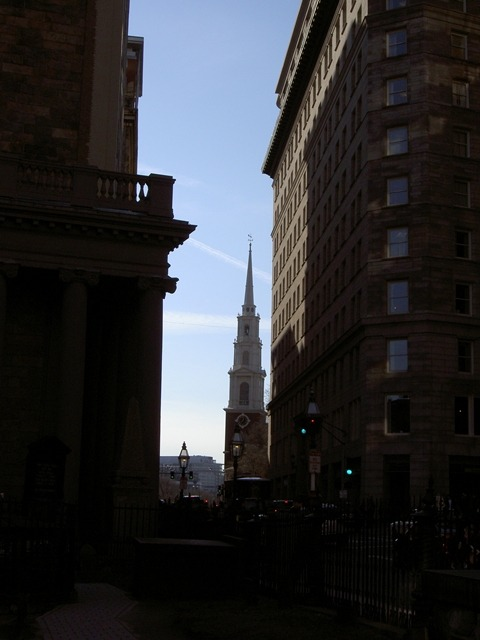
#> input picture app/examples/dicm_20.jpg, 480 x 640 px; its folder holds only this picture in this run
$ python -i analysis.py   (imports and definitions only)
#> lines starting #> are read from the running program, lines starting #| are printed output that depends on the picture
#> further down, picture is the input picture: shape (640, 480, 3); mean B, G, R 50.2, 47.4, 46.7
"""Image analyzer: measures the input and maps the measurements to enhancement parameters.

This is what makes the pipeline adaptive (no fixed parameters): every classical stage and the
controller read their settings from :class:`Params`, computed per image from :class:`Stats`.
"""

from __future__ import annotations

from dataclasses import asdict, dataclass

import cv2
import numpy as np

LUMA = np.array([0.299, 0.587, 0.114], dtype=np.float32)


def luma(img: np.ndarray) -> np.ndarray:
    return img @ LUMA
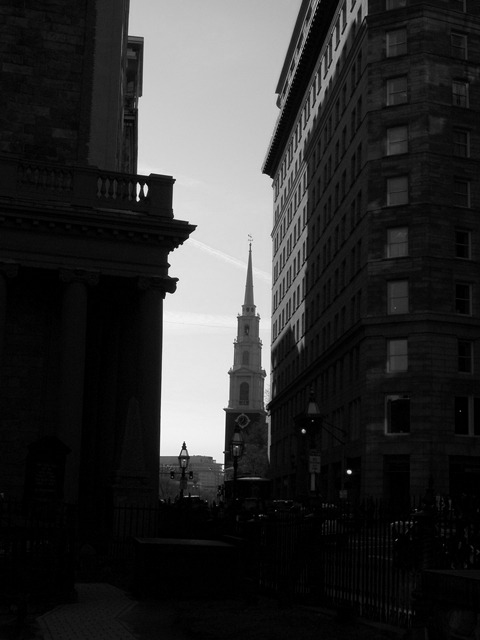
#> returned value: shape (640, 480) float32; min 0, max 255, mean 48.2


def noise_sigma(gray: np.ndarray) -> float:
    """Immerkaer (1996) fast noise estimate on a [0,1] gray image (returns sigma in [0,1] units).

    Uses the Laplacian-difference kernel, which cancels image structure up to 2nd order.
    """
    h, w = gray.shape
    if h < 3 or w < 3:
        return 0.0
    k = np.array([[1, -2, 1], [-2, 4, -2], [1, -2, 1]], dtype=np.float32)
    conv = cv2.filter2D(gray.astype(np.float32), -1, k, borderType=cv2.BORDER_REFLECT)
    s = np.abs(conv[1:-1, 1:-1]).sum()
    return float(s * np.sqrt(0.5 * np.pi) / (6.0 * (w - 2) * (h - 2)))


@dataclass
class Stats:
    mean_luma: float          # global brightness
    median_luma: float
    dark_frac: float          # fraction of pixels with luma < 0.1
    highlight_frac: float     # fraction of pixels with luma > 0.95 (lamps, signs)
    noise_sigma: float        # Immerkaer estimate on the raw input
    rel_noise: float          # noise relative to brightness (what gets amplified)
    cast: tuple               # per-channel mean / gray mean (colour cast)
    cast_strength: float      # max |channel ratio - 1|
    nonuniformity: float      # std/mean of a heavily blurred luma map (uneven lighting)
    width: int
    height: int

    def to_dict(self):
        return asdict(self)


@dataclass
class Params:
    is_low_light: bool
    target_mean: float        # desired output mean luma
    retinex_gamma: float      # illumination compression; smaller = stronger lift
    gain_floor: float         # bounds max per-pixel gain (1 / floor)
    clahe_clip: float
    denoise_strength: float   # 0 = off, 1 = strong
    wb_strength: float        # 0 = no white balance, 1 = full gray-world
    highlight_protect: float  # 0..1 how strongly to keep bright regions
    dl_weight_hint: float     # prior preference for the network output in the controller

    def to_dict(self):
        return asdict(self)


def analyze(img: np.ndarray) -> Stats:
    y = luma(img)
    h, w = y.shape
#> h = 640; w = 480
    small = cv2.resize(y, (max(8, w // 8), max(8, h // 8)), interpolation=cv2.INTER_AREA)
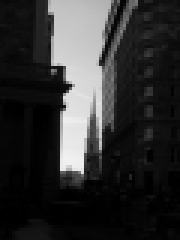
#> small: shape (80, 60) float32 (shown 3 times larger); min 0, max 241.2, mean 48.2
    blur = cv2.GaussianBlur(small, (0, 0), sigmaX=max(2.0, min(small.shape) / 8))
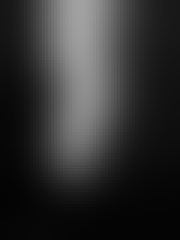
#> blur: shape (80, 60) float32 (shown 3 times larger); min 3.72, max 161.5, mean 48.2
    means = img.reshape(-1, 3).mean(axis=0)
#> means = [50.21, 47.41, 46.75]
    gray_mean = float(means.mean()) + 1e-6
#> gray_mean = 48.12
    cast = tuple(float(m / gray_mean) for m in means)
#> cast = (1.04, 0.985, 0.971)
    sigma = noise_sigma(y)
#> in noise_sigma, `conv = cv2.filter2D(gray.astype(np.float32), -1, k, borderType=cv2.BOR..`:
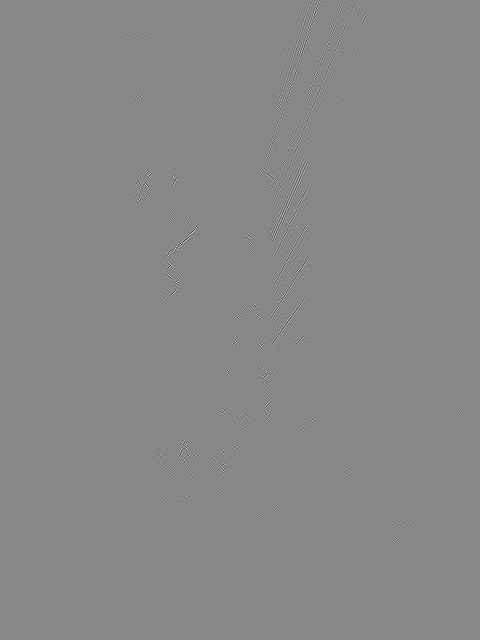
#> conv: shape (640, 480) float32; min -399.7, max 354.1, mean 0; drawn with min black and max white
#> in noise_sigma, `s = np.abs(conv[1:-1, 1:-1]).sum()`: s = 1509933
#> sigma = 1.03
    mean_l = float(y.mean())
#> mean_l = 48.17
    return Stats(
        mean_luma=mean_l,
        median_luma=float(np.median(y)),
        dark_frac=float((y < 0.1).mean()),
        highlight_frac=float((y > 0.95).mean()),
        noise_sigma=sigma,
        rel_noise=float(sigma / max(mean_l, 1e-3)),
        cast=cast,
        cast_strength=float(max(abs(c - 1.0) for c in cast)),
        nonuniformity=float(blur.std() / (blur.mean() + 1e-3)),
        width=w,
        height=h,
    )


def _lerp(a, b, t):
    return a + (b - a) * float(np.clip(t, 0.0, 1.0))


def choose_params(s: Stats) -> Params:
    """Map measurements to parameters. Thresholds were set on LOL train/val, never on test."""
    is_low = s.mean_luma < 0.35 or s.dark_frac > 0.5
    darkness = np.clip((0.35 - s.mean_luma) / 0.33, 0.0, 1.0)  # 0 = normal, 1 = near black
    gamma = _lerp(0.85, 0.45, darkness) if is_low else 0.95
    gamma = min(0.95, gamma + 0.1 * np.clip(s.nonuniformity - 0.6, 0, 1))  # keep relief
    denoise = np.clip((s.rel_noise - 0.02) / 0.10, 0.0, 1.0)
    return Params(
        is_low_light=bool(is_low),
        target_mean=0.45 if is_low else max(s.mean_luma, 0.4),
        retinex_gamma=float(gamma),
        gain_floor=float(_lerp(0.08, 0.025, darkness)),
        clahe_clip=float(_lerp(2.5, 1.5, denoise)),  # less local contrast when noisy
        denoise_strength=float(denoise),
        wb_strength=float(np.clip((s.cast_strength - 0.05) / 0.25, 0.0, 0.8)),
        # the spatial mask in protect_highlights localises the effect, so even a tiny lamp
        # gets full protection (networks trained on LOL hallucinate colour in clipped sources)
        # strongest for small clipped sources (lamps, signs); large clipped areas (sky,
        # windows) are left to the network. Thresholds checked on val_b.
        highlight_protect=float(np.clip((0.08 - s.highlight_frac) / 0.05, 0.0, 1.0))
        if s.highlight_frac > 1e-5 else 0.0,
        dl_weight_hint=float(1.0 if is_low else 0.3),
    )

>>> import cv2
>>> picture = cv2.imread('../../app/examples/dicm_20.jpg')
>>> result = analyze(picture)

$ run again, on app/examples/lime_1.jpg
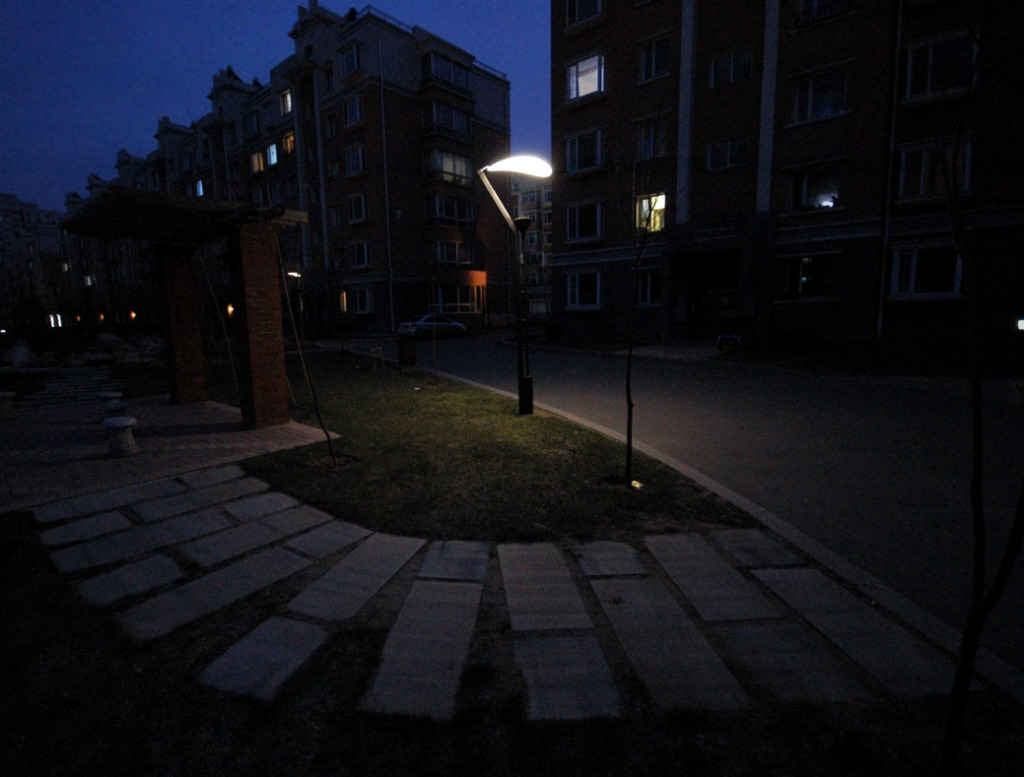
#> input picture app/examples/lime_1.jpg, 1024 x 777 px
#> picture is the input picture: shape (777, 1024, 3); mean B, G, R 24.8, 17.9, 16.8
#> in luma, `return img @ LUMA`:
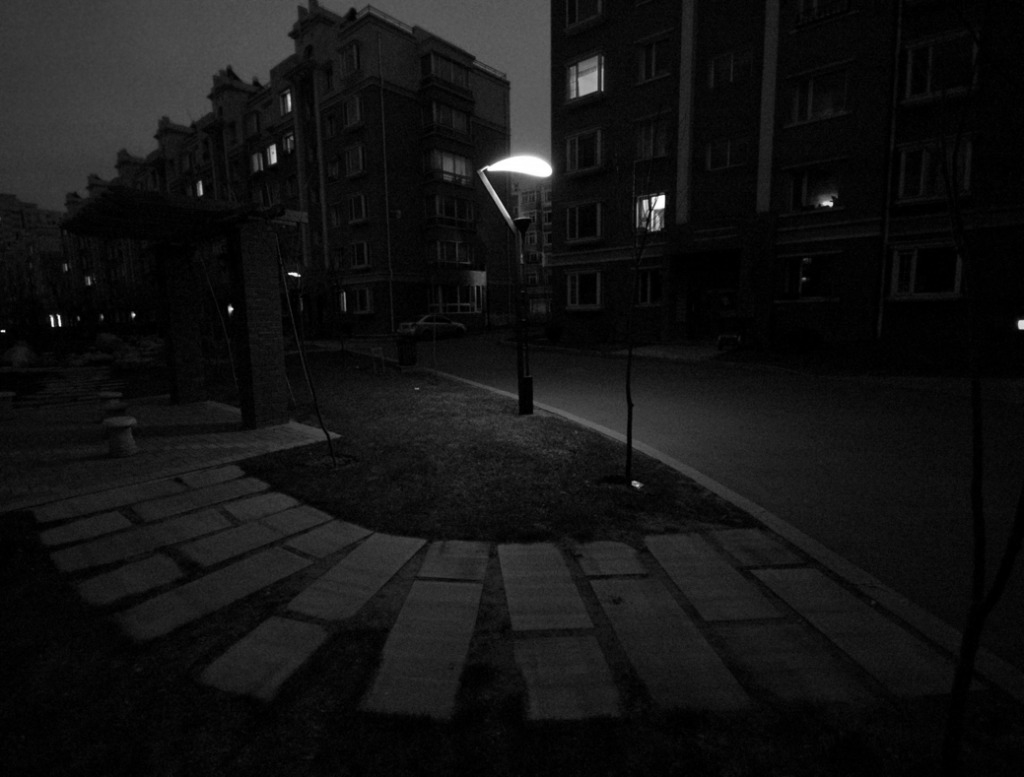
#> returned value: shape (777, 1024) float32; min 0, max 255, mean 19.8
#> in analyze, `blur = cv2.GaussianBlur(small, (0, 0), sigmaX=max(2.0, min(small.shape..`:
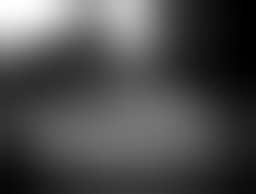
#> blur: shape (97, 128) float32 (shown 2 times larger); min 4.59, max 55.46, mean 19.8; drawn with min black and max white
#> means = [24.79, 17.87, 16.8]
#> gray_mean = 19.82
#> cast = (1.25, 0.902, 0.848)
#> s = 2322135.8
#> sigma = 0.612
#> mean_l = 19.82

$ run again, on app/examples/mef_2.jpg
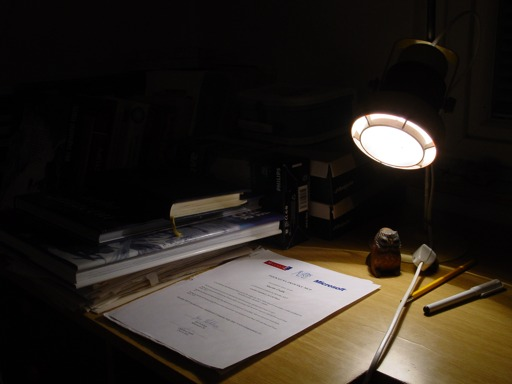
#> input picture app/examples/mef_2.jpg, 512 x 384 px
#> picture is the input picture: shape (384, 512, 3); mean B, G, R 31.2, 38, 44
#> in luma, `return img @ LUMA`:
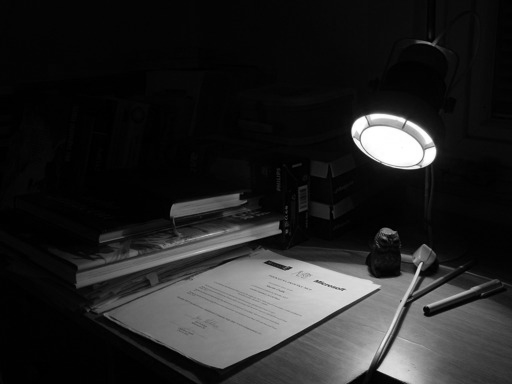
#> returned value: shape (384, 512) float32; min 0, max 255, mean 36.6
#> in analyze, `blur = cv2.GaussianBlur(small, (0, 0), sigmaX=max(2.0, min(small.shape..`:
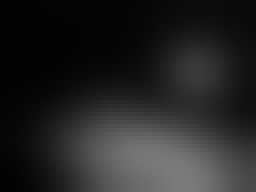
#> blur: shape (48, 64) float32 (shown 4 times larger); min 2.91, max 123.9, mean 37.1
#> means = [31.22, 37.98, 43.99]
#> gray_mean = 37.73
#> cast = (0.828, 1.01, 1.17)
#> s = 842356.8
#> sigma = 0.903
#> mean_l = 36.65
